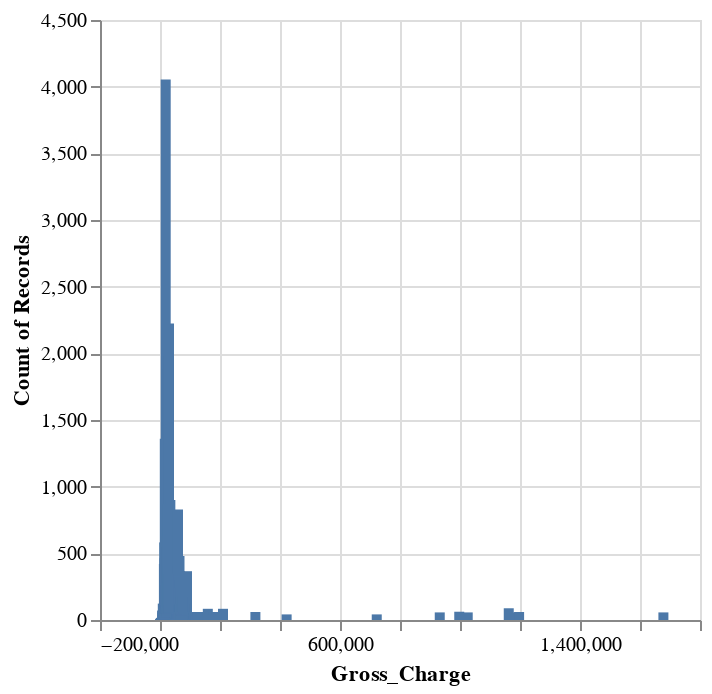

The notebook cell this image was saved under:
### Code cell
# Create a bar chart
alt.Chart(filtered_charges).mark_bar().encode(
    x='Gross_Charge:Q',
    y='count()',
)

### Figure 1 — Vega specification as saved in the notebook (floating-point values rounded to 4 significant figures; data arrays with more than 128 entries replaced by an {"elided": "..."} marker saying what was removed)
{"$schema": "https://vega.github.io/schema/vega/v5.json", "data": [{"name": "source_0", "values": {"elided": "925 records"}}, {"name": "source_0_x_domain_Gross_Charge", "values": [{"min": 228.4, "max": 1678000.0}]}, {"name": "source_0_y_domain___count", "values": [{"min": 1, "max": 4053}]}], "marks": [{"type": "rect", "name": "marks", "from": {"data": "source_0"}, "encode": {"update": {"description": {"signal": "\"Gross_Charge: \" + (format(datum[\"Gross_Charge\"], \"\")) + \"; Count of Records: \" + (format(datum[\"__count\"], \"\"))"}, "y": {"field": "__count", "scale": "y"}, "xc": {"field": "Gross_Charge", "scale": "x"}, "ariaRoleDescription": {"value": "bar"}, "width": {"value": 5}, "y2": {"value": 0, "scale": "y"}, "fill": {"value": "#4c78a8"}}}, "style": ["bar"]}], "scales": [{"name": "x", "type": "linear", "domain": [{"signal": "(data(\"source_0_x_domain_Gross_Charge\")[0] || {}).min"}, {"signal": "(data(\"source_0_x_domain_Gross_Charge\")[0] || {}).max"}], "range": [0, {"signal": "width"}], "zero": false, "nice": true, "padding": 5}, {"name": "y", "type": "linear", "domain": [{"signal": "(data(\"source_0_y_domain___count\")[0] || {}).min"}, {"signal": "(data(\"source_0_y_domain___count\")[0] || {}).max"}], "range": [{"signal": "height"}, 0], "zero": true, "nice": true}], "axes": [{"scale": "x", "tickCount": {"signal": "ceil(width/40)"}, "labels": false, "zindex": 0, "domain": false, "ticks": false, "gridScale": "y", "minExtent": 0, "aria": false, "orient": "bottom", "maxExtent": 0, "grid": true}, {"scale": "y", "orient": "left", "aria": false, "zindex": 0, "tickCount": {"signal": "ceil(height/40)"}, "maxExtent": 0, "ticks": false, "labels": false, "gridScale": "x", "grid": true, "domain": false, "minExtent": 0}, {"scale": "x", "tickCount": {"signal": "ceil(width/40)"}, "orient": "bottom", "labelOverlap": true, "grid": false, "zindex": 0, "title": "Gross_Charge", "labelFlush": true}, {"scale": "y", "grid": false, "labelOverlap": true, "tickCount": {"signal": "ceil(height/40)"}, "title": "Count of Records", "orient": "left", "zindex": 0}], "background": "white", "padding": 5, "style": "cell", "height": 300, "width": 300}
